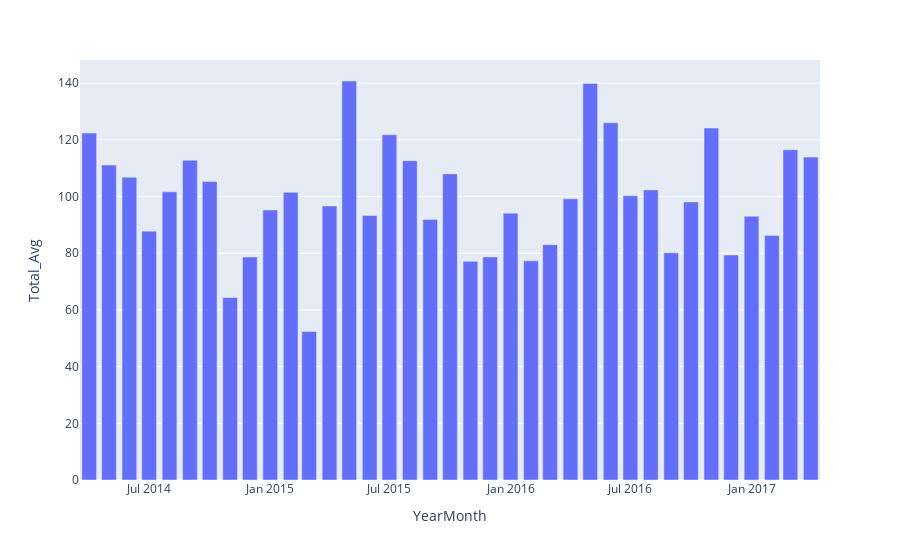

The notebook cell saved with this chart:
### Markdown cell above
Monthly trends

### Code cell
px.bar(ts_ds_ym,x=ts_ds_ym.index,y='Total_Avg')

### Figure 1 — Plotly figure (JSON) as saved in the notebook; plotly's stock layout.template omitted (floating-point values rounded to 4 significant figures)
{"data": [{"alignmentgroup": "True", "hovertemplate": "YearMonth=%{x}<br>Total_Avg=%{y}<extra></extra>", "legendgroup": "", "marker": {"color": "#636efa", "pattern": {"shape": ""}}, "name": "", "offsetgroup": "", "orientation": "v", "showlegend": false, "textposition": "auto", "type": "bar", "x": ["2014-10", "2014-11", "2014-12", "2014-4", "2014-5", "2014-6", "2014-7", "2014-8", "2014-9", "2015-1", "2015-10", "2015-11", "2015-12", "2015-2", "2015-3", "2015-4", "2015-5", "2015-6", "2015-7", "2015-8", "2015-9", "2016-1", "2016-10", "2016-11", "2016-12", "2016-2", "2016-3", "2016-4", "2016-5", "2016-6", "2016-7", "2016-8", "2016-9", "2017-1", "2017-2", "2017-3", "2017-4"], "xaxis": "x", "y": [105.3, 64.38, 78.69, 122.4, 111.1, 106.8, 87.79, 101.7, 112.8, 95.25, 108.0, 77.15, 78.71, 101.5, 52.41, 96.64, 140.8, 93.32, 121.8, 112.7, 91.93, 94.12, 98.1, 124.2, 79.37, 77.31, 83.02, 99.2, 139.9, 126.0, 100.3, 102.3, 80.14, 93.06, 86.27, 116.5, 113.9], "yaxis": "y"}], "layout": {"barmode": "relative", "legend": {"tracegroupgap": 0}, "margin": {"t": 60}, "xaxis": {"anchor": "y", "domain": [0, 1], "title": {"text": "YearMonth"}}, "yaxis": {"anchor": "x", "domain": [0, 1], "title": {"text": "Total_Avg"}}}}
